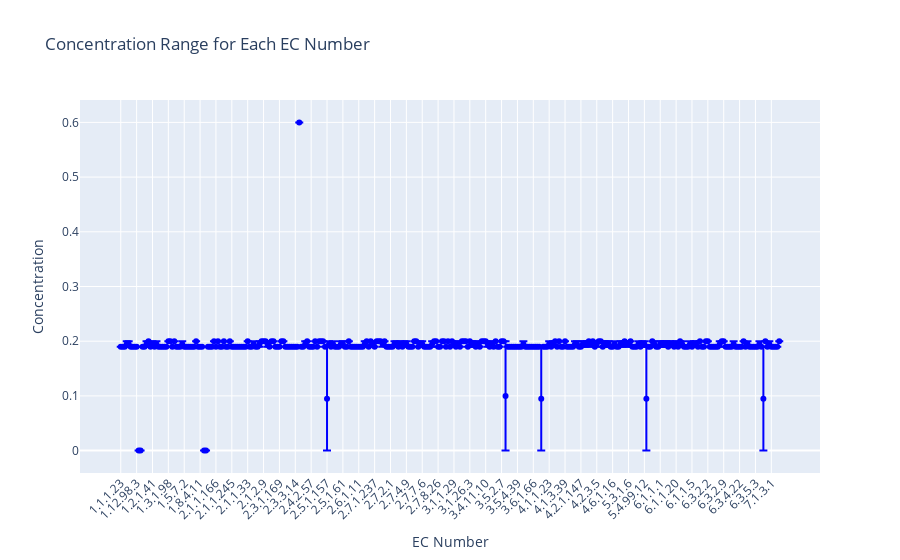

Notebook code for this chart:
### Markdown cell above
### Output

### Code cell
import pandas as pd
import matplotlib.pyplot as plt
import seaborn as sns
import plotly.graph_objects as go

df = coec.copy()
ec_range = df.groupby('ec')['CoCl2'].agg(['min', 'max']).reset_index()
ec_range.columns = ['EC Number', 'Min Concentration', 'Max Concentration']

# Initialize
fig = go.Figure()

# Error bars
fig.add_trace(go.Scatter(
    x=ec_range['EC Number'],
    y=(ec_range['Max Concentration'] + ec_range['Min Concentration']) / 2,  # Mean concentration for y-axis
    error_y=dict(
        type='data',
        symmetric=False,
        array=(ec_range['Max Concentration'] - ec_range['Min Concentration']) / 2,
        arrayminus=(ec_range['Max Concentration'] - ec_range['Min Concentration']) / 2
    ),
    mode='markers',
    marker=dict(color='blue'),
    text=ec_range['EC Number'],  # Hover text
    hoverinfo='text',  # Show hover text
    name='Concentration Range'
))

# Update layout
fig.update_layout(
    title='Concentration Range for Each EC Number',
    xaxis_title='EC Number',
    yaxis_title='Concentration',
    xaxis_tickangle=-45
)

fig.show()

### Figure 1 — Plotly figure (JSON) as saved in the notebook; plotly's stock layout.template omitted (floating-point values rounded to 4 significant figures; data arrays with more than 128 entries replaced by an {"elided": "..."} marker saying what was removed)
{"data": [{"error_y": {"array": {"elided": "333 float values"}, "arrayminus": {"elided": "333 float values"}, "symmetric": false, "type": "data"}, "hoverinfo": "text", "marker": {"color": "blue"}, "mode": "markers", "name": "Concentration Range", "text": {"elided": "333 str values"}, "type": "scatter", "x": {"elided": "333 str values"}, "y": {"elided": "333 float values"}}], "layout": {"title": {"text": "Concentration Range for Each EC Number"}, "xaxis": {"tickangle": -45, "title": {"text": "EC Number"}}, "yaxis": {"title": {"text": "Concentration"}}}}
